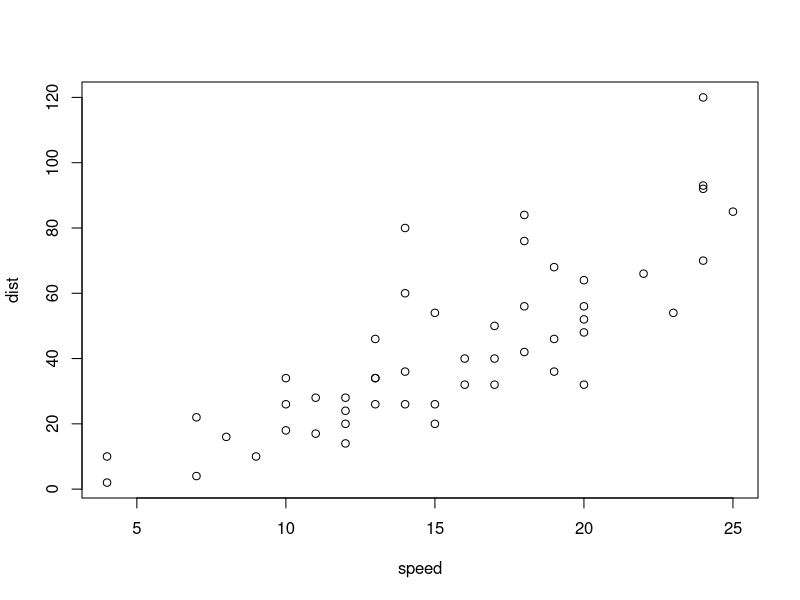
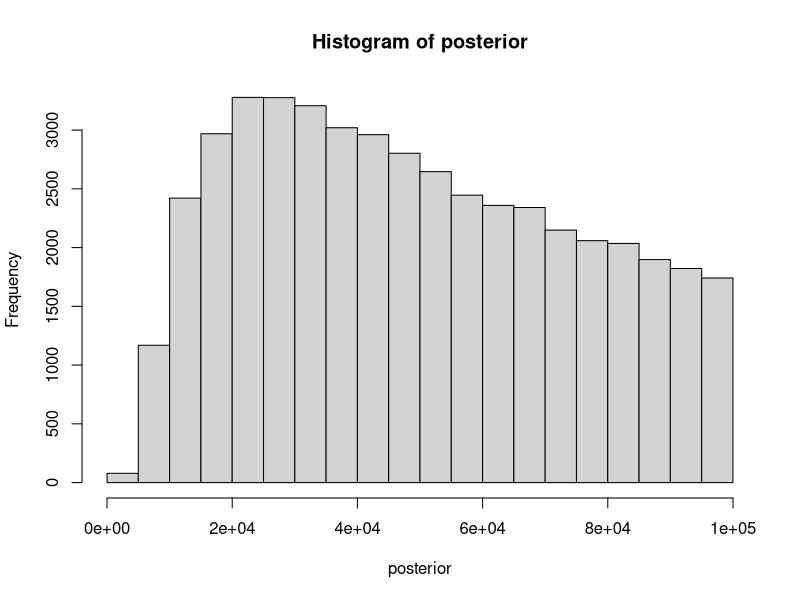
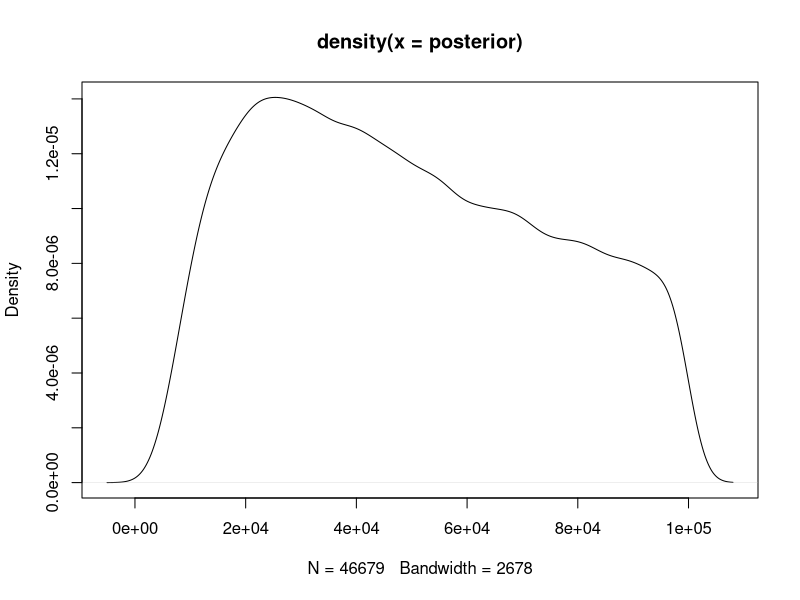
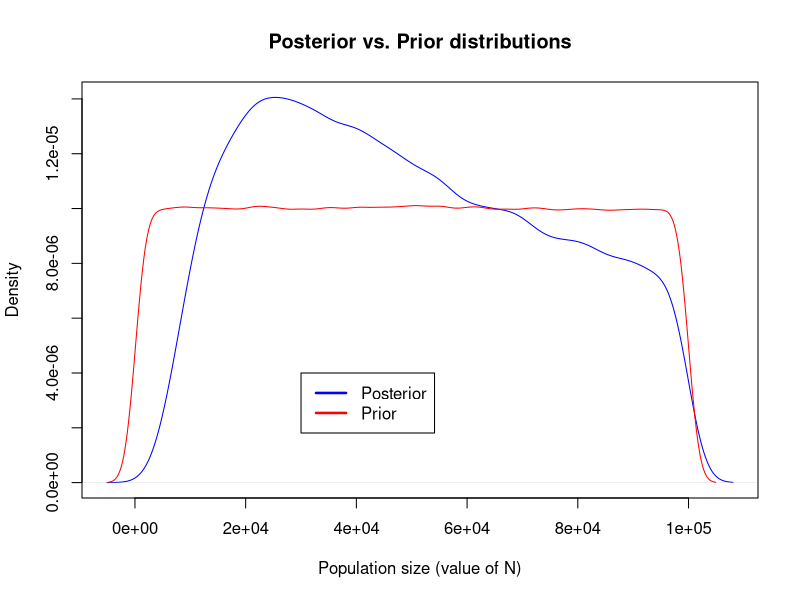
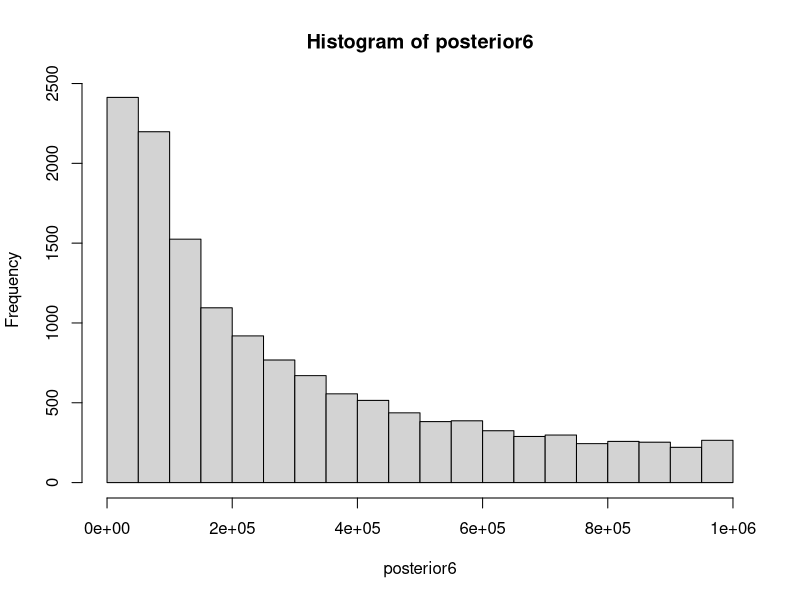
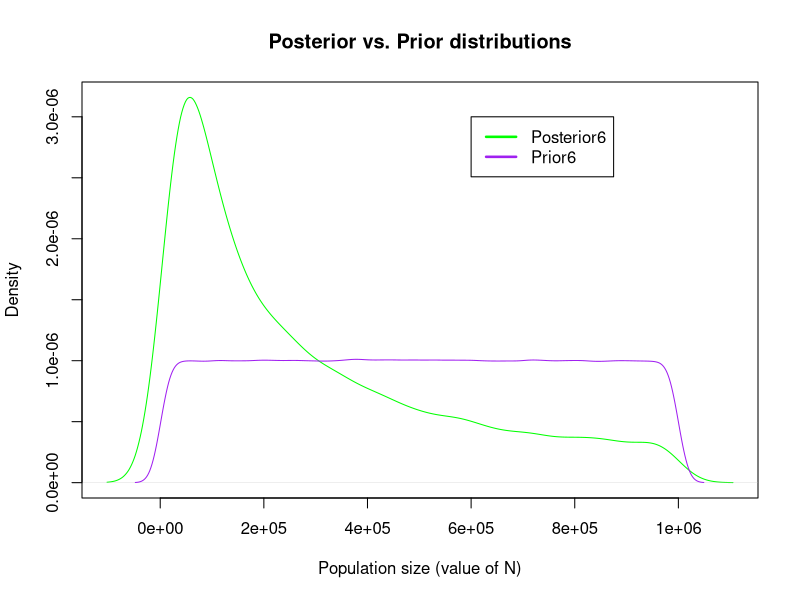
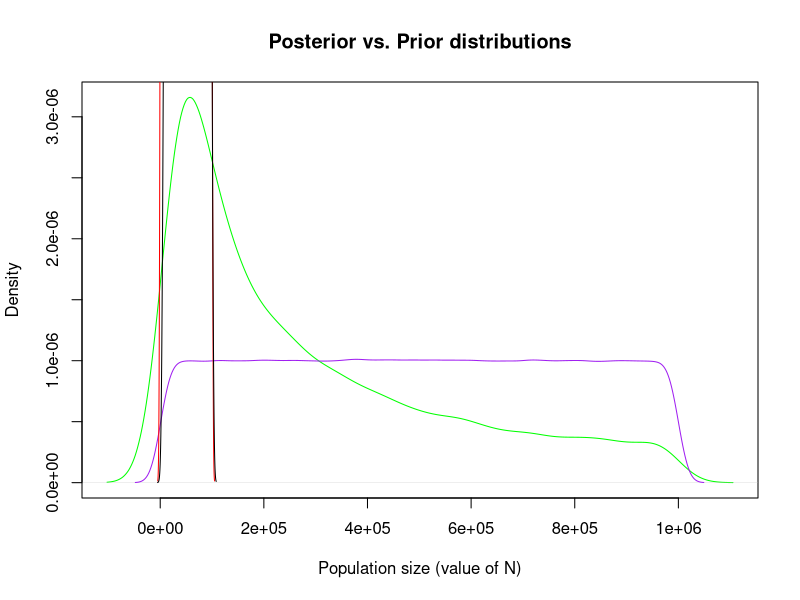

The R source for these figures, in order:
## ---- chunk 1
summary(cars)
## ---- chunk 2
plot(cars)
## ---- chunk 3
getwd()
setwd("C:\\Users\\Hayley\\eeb201hayleystansell")
getwd()

#?runif
#try simulating the coin flip thing from class
#prior<- runif(1e6)
#D_sim<- rbinom(n=1e6, size=100, p=prior)
#plot(D_sim)
#This produces a "black block", x-axis going from 0 to 1e6, y-axis going from 0 to 100....
#?plot
#how is a number the prior distribution???? 
prior<- runif(n=1e6, min = 100, max = 100000)
#prior
#plot(prior) #looks correct in terms of axes
#
## ---- chunk 4
rate<- 1/(prior)
mostrecent<- rexp(1e6, rate)
#######DOES NOT NEED TO BE A LOOP!, R automatically takes each value of "prior" and plugs it in in order to the "mostrecent" vector
#######Follows that NEITHER DOES NEXT STEP
#mostrecent
length(mostrecent)
## ---- chunk 5
ratemu<- 1e-3
snpnumber<- rpois(1e6, mostrecent*ratemu*2)
#snpnumber
max(snpnumber)
length(snpnumber)
## ---- chunk 6
sims<- cbind(prior, snpnumber)
simslower<- subset(sims, sims[,2]>45)
simsupper<- subset(simslower, simslower[,2]<55)
posterior<-simsupper[,1]
#posterior
max(posterior)
min(posterior)
hist(posterior)
density(posterior)
plot(density(posterior))
## ---- chunk 7
density(posterior)
plot(density(posterior), main= "Posterior vs. Prior distributions", xlab= "Population size (value of N)", col= "blue")
density(prior)
#?lines
# "lines() adds a line to an existing plot --- lines(namevector, col = color)
lines(density(prior), col= "red")
#?legend
legend(3e04,4e-06, # places a legend at the appropriate place 
       c("Posterior", "Prior"), # puts text in the legend
       
       lty=c(1,1), # gives the legend appropriate symbols (lines)
       
       lwd=c(2.5,2.5),col=c("blue", "red")) # gives the legend lines the correct color and width
## ---- chunk 8
median(posterior)
## ---- chunk 9
#?quantile
quantile(posterior, c(0.025, 0.975))

## ---- chunk 10
prior6<- runif(n=1e6, min = 1000, max = 1000000)
rate6<- 1/(prior6)
mostrecent6<- rexp(1e6, rate6)
length(mostrecent6)
ratemu6<- 1e-3
snpnumber6<- rpois(1e6, mostrecent6*ratemu6*2)
#snpnumber
max(snpnumber6)
length(snpnumber6)
sims6<- cbind(prior6, snpnumber6)
simslower6<- subset(sims6, sims6[,2]>45)
simsupper6<- subset(simslower6, simslower6[,2]<55)
posterior6<-simsupper6[,1]
#posterior
hist(posterior6)
#
#?plot
plot(density(posterior6), main= "Posterior vs. Prior distributions", xlab= "Population size (value of N)", col= "green")
density(prior6)
#?lines
# "lines() adds a line to an existing plot --- lines(namevector, col = color)
lines(density(prior6), col= "purple")
#?legend
legend(6e05,3e-06, # places a legend at the appropriate place 
       c("Posterior6", "Prior6"), # puts text in the legend
       #try putting "top right" and it will set to right place
       
       lty=c(1,1), # gives the legend appropriate symbols (lines)
       
       lwd=c(2.5,2.5),col=c("green", "purple")) # gives the legend lines the correct color and width

plot(density(posterior6), main= "Posterior vs. Prior distributions", xlab= "Population size (value of N)", col= "green")
lines(density(prior6), col="purple")
lines(density(prior), col ="red")
lines(density(posterior), col ="black")
#graph done to compare both simulations together.....not the most useful thing
## ---- chunk 11
prior3<-runif(n=1e6, min=50000, max=1e6)
## ---- chunk 12


rate3<- 1/(prior3)
tsplit3<- rexp(1e6, rate3)
length(tsplit3)

TMRCA<- tsplit3 + 1e5 #1e5 is the expected ancestral coalescent time
length(TMRCA)

## ---- chunk 13
ratemu3<- 1e-3
snpnumber3<- rpois(1e6, TMRCA*ratemu3*2)

#snpnumber
max(snpnumber3)
min(snpnumber3)
length(snpnumber3)
#hist(snpnumber3)

## ---- chunk 14

sims3<- cbind(prior3, snpnumber3)
simslower3<- subset(sims3, sims3[,2]>550)
simsupper3<- subset(simslower3, simslower3[,2]<650)
posterior3<-simsupper3[,1]
#posterior
max(posterior3)
min(posterior3)
#hist(posterior3)

